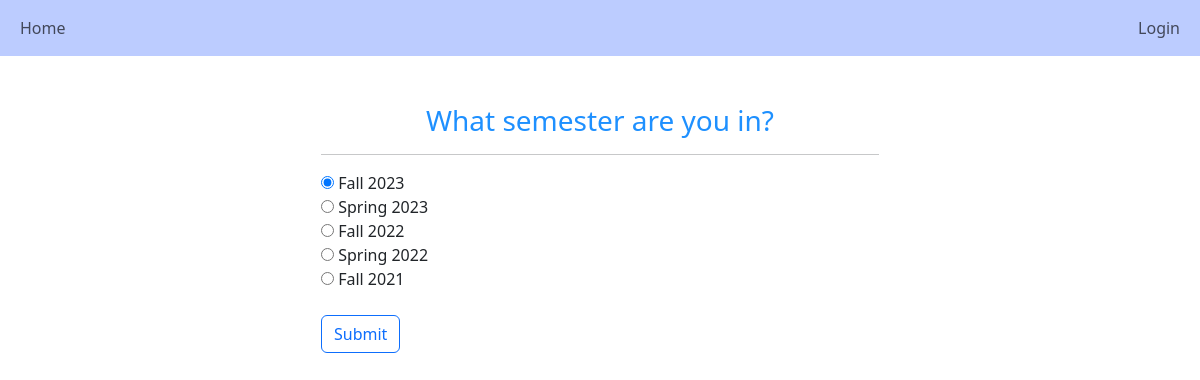
/current_semes/, run on the app's committed database.
### main/models.py (models this page shows)
class Semester(models.Model):
    name = models.CharField(max_length=255, default="")
    is_current = models.BooleanField(default=True)

### main/views.py (the view)
# urls.py: path('current_semes/', views.current_semes, name="current_semes"),
def current_semes(request):
    semesters = Semester.objects.all()
    if request.method == 'POST':
        selected_semester_id = request.POST.get('current_semester')
        Semester.objects.all().update(is_current=False)
        Semester.objects.filter(id=selected_semester_id).update(is_current=True)
        return redirect('/semes/')
    return render(request, 'main/current_semes.html', {"semesters":semesters})

### main/templates/main/current_semes.html (shortened to what this page needs)
{% extends 'main/base.html' %}
{% load crispy_forms_tags %}
{% block content %}
<div style="width:50%; margin:auto">
    <br>
    <h3 style="text-align:center; color:dodgerblue">What semester are you in?</h3><hr>
    <form method="POST">
        {% for semester in semesters %}
            <div>
                <input type="radio" id="{{semester.id}}" value="{{semester.id}}" name="current_semester" {% if semester.is_current %} checked {% endif %}>
                {{ semester.name }}
            </div>
        {% endfor %}<br>
        <button type="sumbit" class="btn btn-outline-primary">Submit</button><br><br>
    </form>
</div>
{% endblock %}

### data on the page
Semester: is_current "☑", name "Fall 2023"
Semester: name "Spring 2023"
Semester: name "Fall 2022"
Semester: name "Spring 2022"
Semester: name "Fall 2021"
